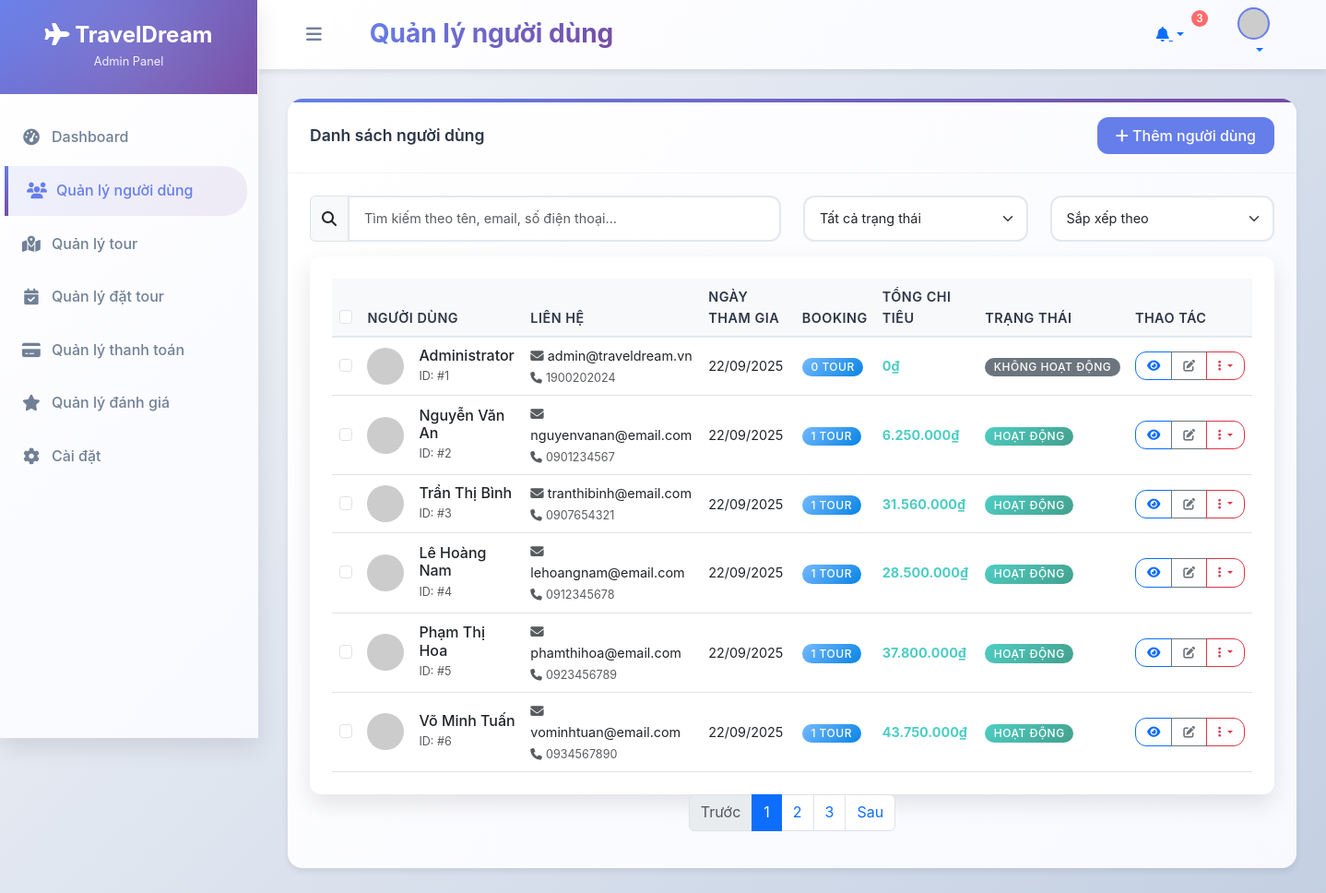
/users.php (signed in), run on the app's committed database.
### tables this page shows
CREATE TABLE IF NOT EXISTS users (
    id INT AUTO_INCREMENT PRIMARY KEY,
    name VARCHAR(255) NOT NULL,
    email VARCHAR(255) UNIQUE NOT NULL,
    phone VARCHAR(20),
    password VARCHAR(255) NOT NULL,
    role ENUM('user', 'admin') DEFAULT 'user',
    status ENUM('active', 'inactive') DEFAULT 'active',
    created_at TIMESTAMP DEFAULT CURRENT_TIMESTAMP,
    updated_at TIMESTAMP DEFAULT CURRENT_TIMESTAMP ON UPDATE CURRENT_TIMESTAMP
);

### users.php (the view, shortened to what this page needs)
<?php
require_once 'includes/functions.php';
$admin = getAdminInfo();
$users = getUsers();
?>
<!DOCTYPE html>
<html lang="vi">
<head>
    <link href="https://cdn.jsdelivr.net/npm/bootstrap@5.3.0/dist/css/bootstrap.min.css" rel="stylesheet">
    <link rel="stylesheet" href="https://cdnjs.cloudflare.com/ajax/libs/font-awesome/6.4.0/css/all.min.css">
    <link rel="stylesheet" href="css/admin.css">
</head>
<body>
    <div class="admin-wrapper">
        <nav class="sidebar">
            <div class="sidebar-header">
                <h3><i class="fas fa-plane"></i> TravelDream</h3>
                <small>Admin Panel</small>
            </div>
            <ul class="sidebar-menu">
                <li>
                    <a href="dashboard.php">
                        <i class="fas fa-tachometer-alt"></i>
                        <span>Dashboard</span>
                    </a>
                </li>
                <li class="active">
                    <a href="users.php">
                        <i class="fas fa-users"></i>
                        <span>Quản lý người dùng</span>
                    </a>
                </li>
                <li>
                    <a href="tours.php">
                        <i class="fas fa-map-marked-alt"></i>
                        <span>Quản lý tour</span>
                    </a>
                </li>
                <li>
                    <a href="bookings.php">
                        <i class="fas fa-calendar-check"></i>
                        <span>Quản lý đặt tour</span>
                    </a>
                </li>
                <li>
                    <a href="payments.php">
                        <i class="fas fa-credit-card"></i>
                        <span>Quản lý thanh toán</span>
                    </a>
                </li>
                <li>
                    <a href="reviews.php">
                        <i class="fas fa-star"></i>
                        <span>Quản lý đánh giá</span>
                    </a>
                </li>
                <li>
                    <a href="settings.php">
                        <i class="fas fa-cog"></i>
                        <span>Cài đặt</span>
                    </a>
                </li>
            </ul>
        </nav>
        <div class="main-content">
            <header class="content-header">
                <div class="header-left">
                    <button class="btn btn-link sidebar-toggle" type="button">
                        <i class="fas fa-bars"></i>
                    </button>
                    <h1>Quản lý người dùng</h1>
                </div>
                <div class="header-right">
                    <div class="dropdown">
                        <button class="btn btn-link dropdown-toggle" type="button" data-bs-toggle="dropdown">
                            <i class="fas fa-bell"></i>
                            <span class="notification-badge">3</span>
                        </button>
                    </div>
                    <div class="dropdown">
                        <button class="btn btn-link dropdown-toggle" type="button" data-bs-toggle="dropdown">
                            <img src="https://ui-avatars.com/api/?name=<?php echo urlencode($admin['name']); ?>&background=0d6efd&color=fff" alt="Avatar" class="user-avatar">
                        </button>
                    </div>
                </div>
            </header>
            <div class="content-body">
                <div class="card">
                    <div class="card-header d-flex justify-content-between align-items-center">
                        <h5 class="card-title mb-0">Danh sách người dùng</h5>
                        <button class="btn btn-primary" data-bs-toggle="modal" data-bs-target="#addUserModal">
                            <i class="fas fa-plus"></i> Thêm người dùng
                        </button>
                    </div>
                    <div class="card-body">
                        <div class="row mb-3">
                            <div class="col-md-6">
                                <div class="input-group">
                                    <span class="input-group-text"><i class="fas fa-search"></i></span>
                                    <input type="text" class="form-control" placeholder="Tìm kiếm theo tên, email, số điện thoại...">
                                </div>
                            </div>
                            <div class="col-md-3">
                                <select class="form-select">
                                    <option value="">Tất cả trạng thái</option>
                                </select>
                            </div>
                            <div class="col-md-3">
                                <select class="form-select">
                                    <option value="">Sắp xếp theo</option>
                                </select>
                            </div>
                        </div>
                        <div class="table-responsive">
                            <table class="table table-hover">
                                <thead class="table-light">
                                    <tr>
                                        <th>
                                            <input type="checkbox" class="form-check-input" id="selectAll">
                                        </th>
                                        <th>Người dùng</th>
                                        <th>Liên hệ</th>
                                        <th>Ngày tham gia</th>
                                        <th>Booking</th>
                                        <th>Tổng chi tiêu</th>
                                        <th>Trạng thái</th>
                                        <th>Thao tác</th>
                                    </tr>
                                </thead>
                                <tbody>
                                    <?php foreach ($users as $user): ?>
                                    <tr>
                                        <td>
                                            <input type="checkbox" class="form-check-input user-checkbox" value="<?php echo $user['id']; ?>">
                                        </td>
                                        <td>
                                            <div class="d-flex align-items-center">
                                                <img src="https://ui-avatars.com/api/?name=<?php echo urlencode($user['name']); ?>&background=6c757d&color=fff&size=40"
                                                     alt="Avatar" class="rounded-circle me-3" width="40" height="40">
                                                <div>
                                                    <h6 class="mb-0"><?php echo $user['name']; ?></h6>
                                                    <small class="text-muted">ID: #<?php echo $user['id']; ?></small>
                                                </div>
                                            </div>
                                        </td>
                                        <td>
                                            <div>
                                                <div><i class="fas fa-envelope text-muted me-1"></i><?php echo $user['email']; ?></div>
                                                <small class="text-muted"><i class="fas fa-phone text-muted me-1"></i><?php echo $user['phone']; ?></small>
                                            </div>
                                        </td>
                                        <td><?php echo formatDate($user['join_date']); ?></td>
                                        <td>
                                            <span class="badge bg-info"><?php echo $user['total_bookings']; ?> tour</span>
                                        </td>
                                        <td>
                                            <strong class="text-success"><?php echo formatCurrency($user['total_spent']); ?></strong>
                                        </td>
                                        <td><?php echo getStatusBadge($user['status']); ?></td>
                                        <td>
                                            <div class="btn-group" role="group">
                                                <button type="button" class="btn btn-sm btn-outline-primary"
                                                        data-bs-toggle="modal" data-bs-target="#viewUserModal"
                                                        onclick="viewUser(<?php echo htmlspecialchars(json_encode($user)); ?>)">
                                                    <i class="fas fa-eye"></i>
                                                </button>
                                                <button type="button" class="btn btn-sm btn-outline-secondary"
                                                        data-bs-toggle="modal" data-bs-target="#editUserModal"
                                                        onclick="editUser(<?php echo htmlspecialchars(json_encode($user)); ?>)">
                                                    <i class="fas fa-edit"></i>
                                                </button>
                                                <div class="btn-group" role="group">
                                                    <button type="button" class="btn btn-sm btn-outline-danger dropdown-toggle"
                                                            data-bs-toggle="dropdown">
                                                        <i class="fas fa-ellipsis-v"></i>
                                                    </button>
                                                </div>
                                            </div>
                                        </td>
                                    </tr>
                                    <?php endforeach; ?>
                                </tbody>
                            </table>
                        </div>
                        <nav aria-label="Page navigation">
                            <ul class="pagination justify-content-center">
                                <li class="page-item disabled">
                                    <a class="page-link" href="#" tabindex="-1">Trước</a>
                                </li>
                                <li class="page-item active"><a class="page-link" href="#">1</a></li>
                                <li class="page-item"><a class="page-link" href="#">2</a></li>
                                <li class="page-item"><a class="page-link" href="#">3</a></li>
                                <li class="page-item">
                                    <a class="page-link" href="#">Sau</a>
                                </li>
                            </ul>
                        </nav>
                    </div>
                </div>
            </div>
        </div>
    </div>
</body>
</html>

### includes/functions.php (shortened to what this page needs)
<?php
function connectDB() {
    $host = '127.0.0.1';
    $dbname = 'du_lich';
    $username = 'root';
    $password = '';
    try {
        $pdo = new PDO("mysql:host=$host;dbname=$dbname;charset=utf8mb4", $username, $password);
        $pdo->setAttribute(PDO::ATTR_ERRMODE, PDO::ERRMODE_EXCEPTION);
        return $pdo;
    } catch (PDOException $e) {
        die("Lỗi kết nối database: " . $e->getMessage());
    }
}
function getAdminInfo() {
    $pdo = connectDB();
    $adminId = $_SESSION['admin_id'];
    $stmt = $pdo->prepare("SELECT id, name, email FROM users WHERE id = ? AND role = 'admin'");
    $stmt->execute([$adminId]);
    return $stmt->fetch(PDO::FETCH_ASSOC);
}
function getUsers() {
    $pdo = connectDB();
    $stmt = $pdo->query("
        SELECT u.id, u.name, u.email, u.phone, u.created_at AS join_date,
               COUNT(b.id) AS total_bookings,
               COALESCE(SUM(b.total_price), 0) AS total_spent,
               CASE WHEN u.role = 'user' THEN 'active' ELSE 'inactive' END AS status
        FROM users u
        LEFT JOIN bookings b ON u.id = b.user_id
        GROUP BY u.id
    ");
    return $stmt->fetchAll(PDO::FETCH_ASSOC);
}
function formatDate($date) {
    return date('d/m/Y', strtotime($date));
}
function formatCurrency($amount) {
    return number_format($amount, 0, ',', '.') . '₫';
}
function getStatusBadge($status) {
    if ($status == 'active') {
        return '<span class="badge bg-success">Hoạt động</span>';
    }
    return '<span class="badge bg-secondary">Không hoạt động</span>';
}
?>

### data on the page
users: name "Administrator", id "1", email "admin@traveldream.vn", phone "1900202024", created_at "22/09/2025", total_bookings "0", total_spent "0₫"
users: name "Nguyễn Văn An", id "2", email "nguyenvanan@email.com", phone "0901234567", created_at "22/09/2025", total_bookings "1", total_spent "6.250.000₫", shows "HOẠT ĐỘNG"
users: name "Trần Thị Bình", id "3", email "tranthibinh@email.com", phone "0907654321", created_at "22/09/2025", total_bookings "1", total_spent "31.560.000₫", shows "HOẠT ĐỘNG"
users: name "Lê Hoàng Nam", id "4", email "lehoangnam@email.com", phone "0912345678", created_at "22/09/2025", total_bookings "1", total_spent "28.500.000₫", shows "HOẠT ĐỘNG"
users: name "Phạm Thị Hoa", id "5", email "phamthihoa@email.com", phone "0923456789", created_at "22/09/2025", total_bookings "1", total_spent "37.800.000₫", shows "HOẠT ĐỘNG"
users: name "Võ Minh Tuấn", id "6", email "vominhtuan@email.com", phone "0934567890", created_at "22/09/2025", total_bookings "1", total_spent "43.750.000₫", shows "HOẠT ĐỘNG"
